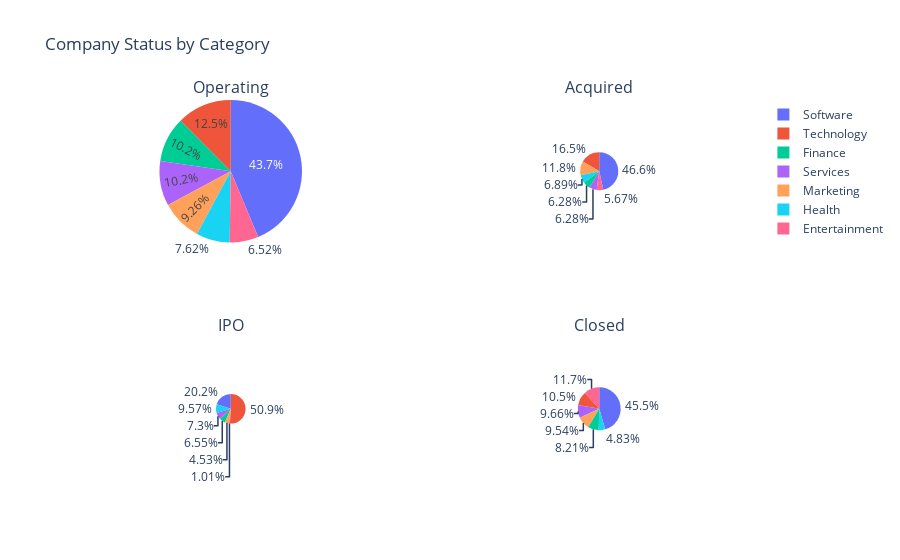

Notebook code cell kept with this figure:
### Code cell
#multiple plot with comparitive sizes"

labels = ["Finance", "Software", "Technology", "Services", "Marketing", "Health", "Entertainment"]

fig = make_subplots(rows=2, cols=2, specs=[[{'type':'domain'}, {'type':'domain'}], [{'type':'domain'}, {'type':'domain'}]],
                    subplot_titles = ['Operating', 'Acquired', 'IPO', 'Closed'])
fig.add_trace(go.Pie(labels=labels, values=[ofc, osc, otc, osec, omc, ohc, oec], scalegroup='one',
                     name="Operating"), 1, 1)
fig.add_trace(go.Pie(labels=labels, values=[afc, asc, atc, asec, amc, ahc, aec], scalegroup='one',
                     name="Acquired"), 1, 2)
fig.add_trace(go.Pie(labels=labels, values=[ifc, isc, itc, isec, imc, ihc, iec], scalegroup='one',
                     name="IPO"), 2, 1)
fig.add_trace(go.Pie(labels=labels, values=[cfc, csc, ctc, csec, cmc, chc, cec], scalegroup='one',
                     name="Closed"), 2, 2)

fig.update_layout(title_text='Company Status by Category (Comparative)')
fig.show()

### Figure 1 — Plotly figure (JSON) as saved in the notebook; plotly's stock layout.template omitted (floating-point values rounded to 4 significant figures)
{"data": [{"domain": {"x": [0, 0.45], "y": [0.625, 1]}, "labels": ["Finance", "Software", "Technology", "Services", "Marketing", "Health", "Entertainment"], "name": "Operating", "scalegroup": "one", "type": "pie", "values": [937, 4008, 1142, 935, 849, 699, 598]}, {"domain": {"x": [0.55, 1], "y": [0.625, 1]}, "labels": ["Finance", "Software", "Technology", "Services", "Marketing", "Health", "Entertainment"], "name": "Acquired", "scalegroup": "one", "type": "pie", "values": [41, 304, 108, 41, 77, 45, 37]}, {"domain": {"x": [0, 0.45], "y": [0, 0.375]}, "labels": ["Finance", "Software", "Technology", "Services", "Marketing", "Health", "Entertainment"], "name": "IPO", "scalegroup": "one", "type": "pie", "values": [26, 80, 202, 29, 18, 38, 4]}, {"domain": {"x": [0.55, 1], "y": [0, 0.375]}, "labels": ["Finance", "Software", "Technology", "Services", "Marketing", "Health", "Entertainment"], "name": "Closed", "scalegroup": "one", "type": "pie", "values": [68, 377, 87, 80, 79, 40, 97]}], "layout": {"annotations": [{"font": {"size": 16}, "showarrow": false, "text": "Operating", "x": 0.225, "xanchor": "center", "xref": "paper", "y": 1, "yanchor": "bottom", "yref": "paper"}, {"font": {"size": 16}, "showarrow": false, "text": "Acquired", "x": 0.775, "xanchor": "center", "xref": "paper", "y": 1, "yanchor": "bottom", "yref": "paper"}, {"font": {"size": 16}, "showarrow": false, "text": "IPO", "x": 0.225, "xanchor": "center", "xref": "paper", "y": 0.375, "yanchor": "bottom", "yref": "paper"}, {"font": {"size": 16}, "showarrow": false, "text": "Closed", "x": 0.775, "xanchor": "center", "xref": "paper", "y": 0.375, "yanchor": "bottom", "yref": "paper"}], "title": {"text": "Company Status by Category"}}}
